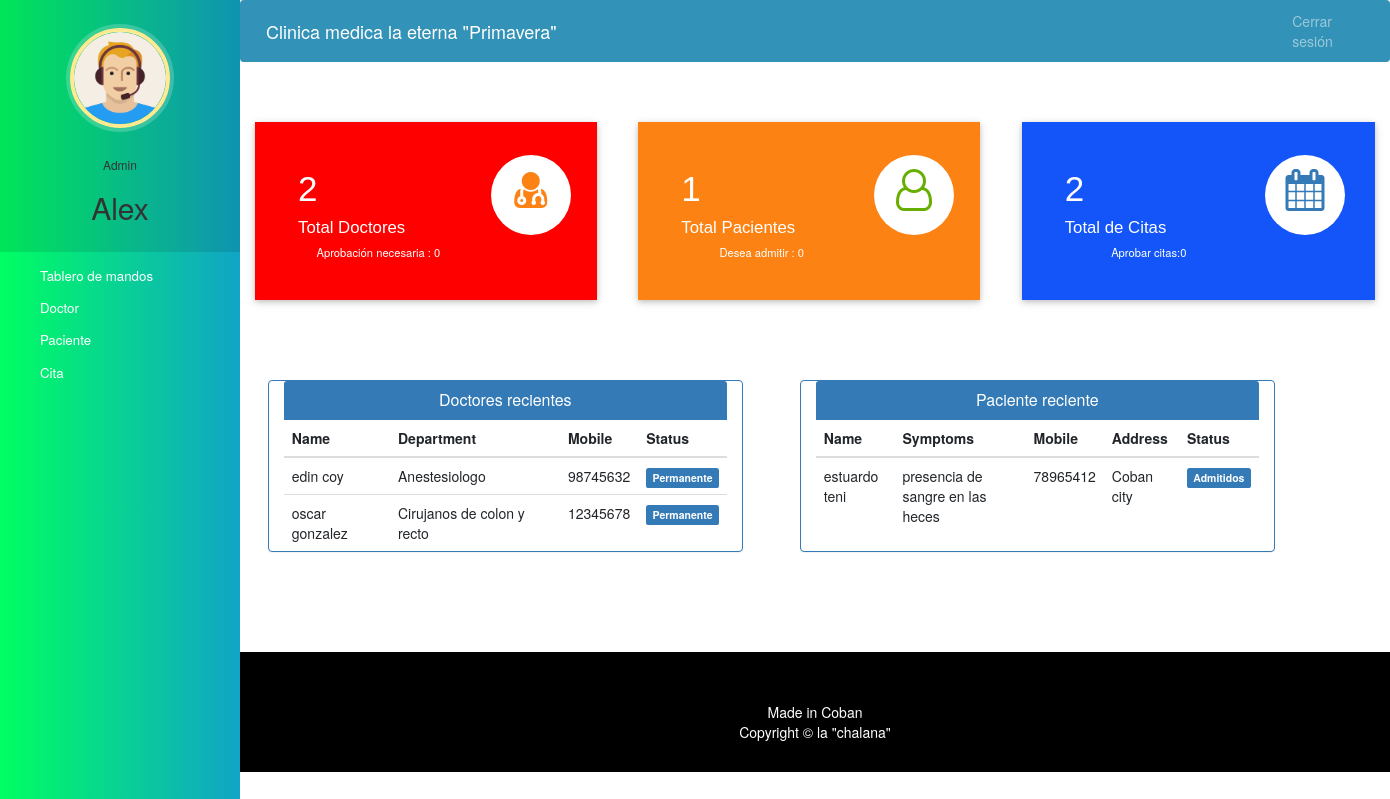
Page /admin-dashboard (signed in) on the committed database.
### hospital/models.py (models this page shows, shortened)
class Doctor(models.Model):
    user=models.OneToOneField(User,on_delete=models.CASCADE)
    profile_pic= models.ImageField(upload_to='profile_pic/DoctorProfilePic/',null=True,blank=True)
    address = models.CharField(max_length=40)
    mobile = models.CharField(max_length=20,null=True)
    department= models.CharField(max_length=50,choices=departments,default='Cardiologo')
    status=models.BooleanField(default=False)
    @property
    def get_name(self):
        return self.user.first_name+" "+self.user.last_name

class Patient(models.Model):
    user=models.OneToOneField(User,on_delete=models.CASCADE)
    profile_pic= models.ImageField(upload_to='profile_pic/PatientProfilePic/',null=True,blank=True)
    address = models.CharField(max_length=40)
    mobile = models.CharField(max_length=20,null=False)
    symptoms = models.CharField(max_length=100,null=False)
    assignedDoctorId = models.PositiveIntegerField(null=True)
    admitDate=models.DateField(auto_now=True)
    status=models.BooleanField(default=False)
    @property
    def get_name(self):
        return self.user.first_name+" "+self.user.last_name

### hospital/views.py (the view)
# urls.py: path('admin-dashboard', views.admin_dashboard_view,name='admin-dashboard'),
@login_required(login_url='adminlogin')
@user_passes_test(is_admin)
def admin_dashboard_view(request):
    doctors=models.Doctor.objects.all().order_by('-id')
    patients=models.Patient.objects.all().order_by('-id')
    doctorcount=models.Doctor.objects.all().filter(status=True).count()
    pendingdoctorcount=models.Doctor.objects.all().filter(status=False).count()
    patientcount=models.Patient.objects.all().filter(status=True).count()
    pendingpatientcount=models.Patient.objects.all().filter(status=False).count()
    appointmentcount=models.Appointment.objects.all().filter(status=True).count()
    pendingappointmentcount=models.Appointment.objects.all().filter(status=False).count()
    mydict={
    'doctors':doctors,
    'patients':patients,
    'doctorcount':doctorcount,
    'pendingdoctorcount':pendingdoctorcount,
    'patientcount':patientcount,
    'pendingpatientcount':pendingpatientcount,
    'appointmentcount':appointmentcount,
    'pendingappointmentcount':pendingappointmentcount,
    }
    return render(request,'hospital/admin_dashboard.html',context=mydict)

### hospital/views.py (called while the page is built)
def is_admin(user):
    return user.groups.filter(name='ADMIN').exists()

### templates/hospital/admin_dashboard.html
{% extends 'hospital/admin_base.html' %}
{% load static %}
{% block content %}
{%include 'hospital/admin_dashboard_cards.html'%}
<br><br><br><br>
<div class="container">
  <div class="row">
    <div class="panel panel-primary col-md-5" style="margin-left:2%;">
      <div class="panel-heading" style="text-align:center;">
        <h6 class="panel-title">Doctores recientes</h6>
      </div>
      <table class="table table-hover" id="dev-table">
        <thead>
          <tr>
            <th>Name</th>
            <th>Department</th>
            <th>Mobile</th>
            <th>Status</th>
          </tr>
        </thead>
        {% for d in doctors %}
        <tr>
          <td> {{d.get_name}}</td>
          <td>{{d.department}}</td>
          <td>{{d.mobile}}</td>
          {%if d.status%}
          <td> <span class="label label-primary">Permanente</span></td>
          {% else %}
          <td> <span class="label label-success">En espera</span></td>
          {% endif %}
        </tr>
        {% endfor %}
      </table>
    </div>
    <div class="panel panel-primary col-md-5" style="margin-left:5%;">
      <div class="panel-heading" style="text-align:center;">
        <h6 class="panel-title">Paciente reciente</h6>
      </div>
      <table class="table table-hover" id="dev-table">
        <thead>
          <tr>
            <th>Name</th>
            <th>Symptoms</th>
            <th>Mobile</th>
            <th>Address</th>
            <th>Status</th>
          </tr>
        </thead>
        {% for p in patients %}
        <tr>
          <td> {{p.get_name}}</td>
          <td>{{p.symptoms}}</td>
          <td>{{p.mobile}}</td>
          <td>{{p.address}}</td>
          {%if p.status%}
          <td> <span class="label label-primary">Admitidos</span></td>
          {% else %}
          <td> <span class="label label-success">En espera</span></td>
          {% endif %}
        </tr>
        {% endfor %}
      </table>
    </div>
  </div>
</div>
{% endblock content %}

### templates/hospital/admin_base.html (shortened to what this page needs)
<!DOCTYPE html>
{% load static %}
<html lang="en">
<head>
  <link rel="stylesheet" href="https://stackpath.bootstrapcdn.com/bootstrap/4.3.1/css/bootstrap.min.css">
  <link rel="stylesheet" href="https://maxcdn.bootstrapcdn.com/font-awesome/4.7.0/css/font-awesome.min.css">
  <link rel="stylesheet" href="{% static '/style.css' %}">
</head>
<body>
  <nav class="menu" tabindex="0">
    <header class="avatar">
      <img src="{% static "images/adminpropic.png" %}" />
      <br><br>
      <h6>Admin</h6>
      <h2>{{request.user.first_name}}</h2>
    </header>
    <ul>
      <li tabindex="0" class="icon-dashboard"> <a style="color:white; text-decoration:none;" href="/admin-dashboard"><span>Tablero de mandos</span></a> </li>
      <li tabindex="0" class="icon-customers"> <a style="color:white; text-decoration:none;" href="/admin-doctor"><span>Doctor</span></a></li>
      <li tabindex="0" class="icon-users"> <a style="color:white; text-decoration:none;" href="/admin-patient"><span>Paciente</span></a></li>
      <li tabindex="0" class="icon-calendar"> <a style="color:white; text-decoration:none;" href="/admin-appointment"><span>Cita</span></a></li>
    </ul>
  </nav>
  <main>
    <div class="bs-example">
      <nav class="navbar navbar-expand-md  navbar-dark fixed-top" style="background:#3392b7;">
        <a href="/admin-dashboard" class="navbar-brand">Clinica medica la eterna "Primavera"</a>
        <div class="collapse navbar-collapse justify-content-between" id="navbarCollapse">
          <div class="navbar-nav" style=" margin-left: 90%;">
            <a href="/logout" class="nav-item nav-link">Cerrar sesión</a>
          </div>
        </div>
      </nav>
    </div>
    <br><br>
    {% block content %}
    {% endblock content %}
    <br><br><br><br>
    <footer>
      <p>
        <br>
      </p>
      <br>
      <div class="container">
        <div class="row">
          <div class="col-md-12 col-sm-12">
            <div style="color:#ffffff;" class="wow fadeInUp footer-copyright">
              <p>Made in Coban <br>
                Copyright &copy; la "chalana" </p>
                <br>
            </div>
          </div>
        </div>
      </div>
    </footer>
  </main>
</body>
</html>

### templates/hospital/admin_dashboard_cards.html (shortened to what this page needs)
<!DOCTYPE html>
<html lang="en" dir="ltr">
<head>
  <link rel="stylesheet" href="https://maxcdn.bootstrapcdn.com/bootstrap/3.4.1/css/bootstrap.min.css">
  <link rel="stylesheet" href="https://cdnjs.cloudflare.com/ajax/libs/font-awesome/4.7.0/css/font-awesome.min.css">
</head>
<body>
  <div class="market-updates">
    <div class="col-md-4 market-update-gd">
      <div class="market-update-block clr-block-1">
        <div class="col-md-8 market-update-left">
          <h3>{{doctorcount}}</h3>
          <h4>Total Doctores</h4>
          <p>Aprobación necesaria : {{pendingdoctorcount}}</p>
        </div>
        <div class="col-md-4 market-update-right">
          <i class="fa fa-user-md"></i>
        </div>
        <div class="clearfix"> </div>
      </div>
    </div>
    <div class="col-md-4 market-update-gd">
      <div class="market-update-block clr-block-2">
        <div class="col-md-8 market-update-left">
          <h3>{{patientcount}}</h3>
          <h4>Total Pacientes</h4>
          <p>Desea admitir : {{pendingpatientcount}}</p>
        </div>
        <div class="col-md-4 market-update-right">
          <i class="fa fa-user-o"></i>
        </div>
        <div class="clearfix"> </div>
      </div>
    </div>
    <div class="col-md-4 market-update-gd">
      <div class="market-update-block clr-block-3">
        <div class="col-md-8 market-update-left">
          <h3>{{appointmentcount}}</h3>
          <h4>Total de Citas</h4>
          <p>Aprobar citas:{{pendingappointmentcount}} </p>
        </div>
        <div class="col-md-4 market-update-right">
          <i class="fa fa-calendar"> </i>
        </div>
        <div class="clearfix"> </div>
      </div>
    </div>
  </div>
</body>
</html>

### static/style.css (style rules this page uses)
body { padding-left: 240px; }
main { position: relative; height: 100vh; }
.menu { background: #5bc995; height: 100vh; width: 240px; position: fixed; top: 0px; left: 0; z-index: 5; outline: none; }
.menu .avatar { background: rgba(0, 0, 0, 0.1); padding: 2em 0.5em; text-align: center; }
.menu .avatar img { width: 100px; border-radius: 50%; overflow: hidden; border: 4px solid #ffea92; box-shadow: 0 0 0 4px rgba(255, 255, 255, 0.2); }
.menu .avatar h2 { font-weight: normal; margin-bottom: 0; }
.menu ul { list-style: none; padding: 0.5em 0; margin: 0; }
.menu ul li { padding: 0.5em 1em 0.5em 3em; font-size: 0.95em; font-weight: regular; background-repeat: no-repeat; background-position: left 15px center; background-size: auto 20px; transition: all 0.15s linear; cursor: pointer; }
.menu ul li.icon-dashboard { background-image: url("http://www.entypo.com/images//gauge.svg"); }
.menu ul li.icon-customers { background-image: url("http://www.entypo.com/images//briefcase.svg"); }
.menu ul li.icon-calendar { background-image: url("http://www.entypo.com/images//calendar.svg"); }

### templates/hospital/admin_base.html (style rules this page uses)
a:link { text-decoration: none; }
a { color: white; }
footer { padding: 0px 0px 0px 0px; background-color: black; margin: 0px; }
.fa { font-size: 23px; width: 60px; text-align: center; text-decoration: none; margin: 5px 2px; border-radius: 50%; }
p { text-align: center; }
body { padding-left: 240px; }
main { position: relative; height: 100vh; }
.menu { background: -webkit-linear-gradient(left, #00ff62, #11a4c5); height: 100vh; width: 240px; position: fixed; top: 0px; left: 0; z-index: 5; outline: none; }
.menu .avatar { background: rgba(0, 0, 0, 0.1); padding: 2em 0.5em; text-align: center; }
.menu .avatar img { width: 100px; border-radius: 50%; overflow: hidden; border: 4px solid #ffea92; box-shadow: 0 0 0 4px rgba(255, 255, 255, 0.2); }
.menu .avatar h2 { font-weight: normal; margin-bottom: 0; }
.menu ul { list-style: none; padding: 0.5em 0; margin: 0; }
.menu ul li { padding: 0.5em 1em 0.5em 3em; font-size: 0.95em; font-weight: regular; background-repeat: no-repeat; background-position: left 15px center; background-size: auto 20px; transition: all 0.15s linear; cursor: pointer; }
.menu ul li.icon-dashboard { background-image: url("http://www.entypo.com/images//gauge.svg"); }
.menu ul li.icon-customers { background-image: url("http://www.entypo.com/images//briefcase.svg"); }
.menu ul li.icon-users { background-image: url("http://www.entypo.com/images//users.svg"); }
.menu ul li.icon-calendar { background-image: url("http://www.entypo.com/images//calendar.svg"); }

### rows in the picture
Doctor: get_name "edin coy", department "Anestesiologo", mobile "98745632", status "Permanente"
Doctor: get_name "oscar gonzalez", department "Cirujanos de colon y recto", mobile "12345678", status "Permanente"
Patient: get_name "estuardo teni", symptoms "presencia de sangre en las heces", mobile "78965412", address "Coban city", status "Admitidos"

### other values in the picture
{{ request.user.first_name }} "Alex"
{{ doctorcount }} "2"
{{ pendingdoctorcount }} "0"
{{ patientcount }} "1"
{{ pendingpatientcount }} "0"
{{ appointmentcount }} "2"
{{ pendingappointmentcount }} "0"
